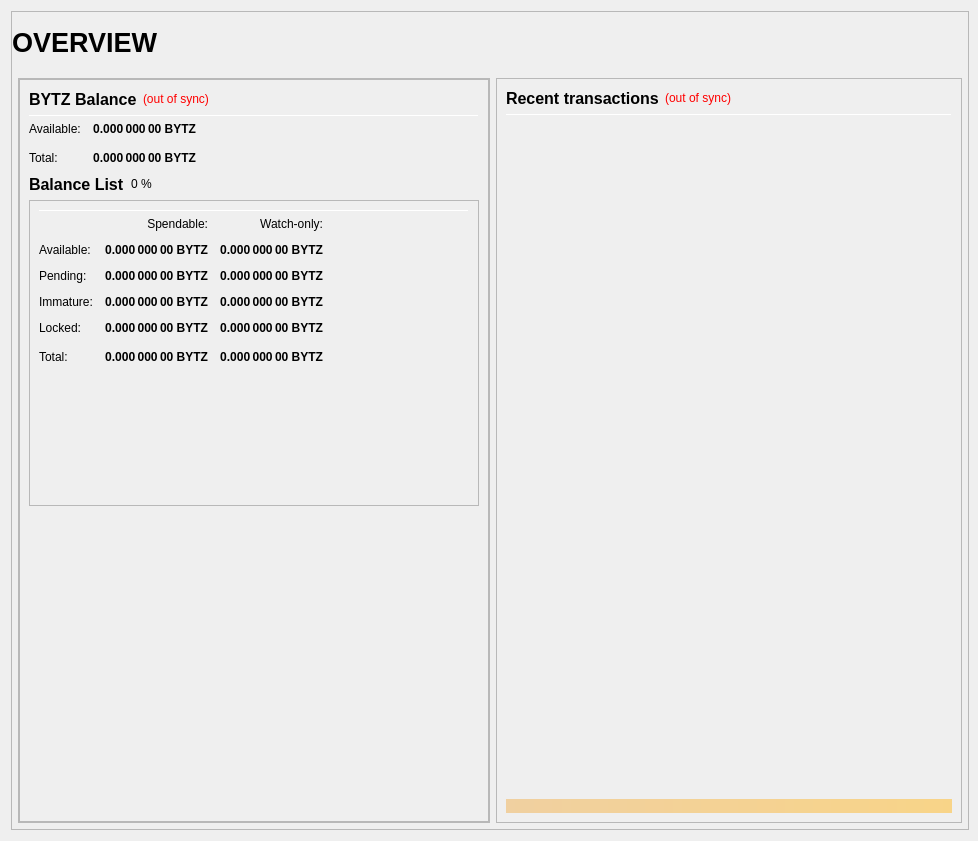
<?xml version="1.0" encoding="UTF-8"?>
<ui version="4.0">
 <class>OverviewPage</class>
 <widget class="QWidget" name="OverviewPage">
  <property name="geometry">
   <rect>
    <x>0</x>
    <y>0</y>
    <width>978</width>
    <height>841</height>
   </rect>
  </property>
  <property name="minimumSize">
   <size>
    <width>960</width>
    <height>682</height>
   </size>
  </property>
  <property name="windowTitle">
   <string>Form</string>
  </property>
  <layout class="QVBoxLayout" name="topLayout" stretch="1">
   <property name="rightMargin">
    <number>9</number>
   </property>
   <item>
    <widget class="QFrame" name="frame_BG">
     <property name="minimumSize">
      <size>
       <width>850</width>
       <height>610</height>
      </size>
     </property>
     <property name="maximumSize">
      <size>
       <width>16777215</width>
       <height>16777215</height>
      </size>
     </property>
     <property name="frameShape">
      <enum>QFrame::StyledPanel</enum>
     </property>
     <property name="frameShadow">
      <enum>QFrame::Raised</enum>
     </property>
     <layout class="QVBoxLayout" name="verticalLayout_3" stretch="1">
      <property name="leftMargin">
       <number>0</number>
      </property>
      <property name="topMargin">
       <number>0</number>
      </property>
      <property name="rightMargin">
       <number>0</number>
      </property>
      <property name="bottomMargin">
       <number>6</number>
      </property>
      <item>
       <layout class="QVBoxLayout" name="verticalLayout_Master" stretch="0,1">
        <property name="leftMargin">
         <number>0</number>
        </property>
        <property name="topMargin">
         <number>0</number>
        </property>
        <property name="rightMargin">
         <number>0</number>
        </property>
        <property name="bottomMargin">
         <number>0</number>
        </property>
        <item>
         <widget class="QFrame" name="frame_Header">
          <layout class="QVBoxLayout" name="verticalLayout_Header" stretch="0">
           <property name="leftMargin">
            <number>0</number>
           </property>
           <property name="topMargin">
            <number>0</number>
           </property>
           <property name="rightMargin">
            <number>0</number>
           </property>
           <property name="bottomMargin">
            <number>0</number>
           </property>
           <item>
            <layout class="QHBoxLayout" name="horizontalLayout_Header" stretch="1,0,1">
             <property name="spacing">
              <number>6</number>
             </property>
             <item>
              <widget class="QLabel" name="labelOverviewHeaderLeft">
               <property name="minimumSize">
                <size>
                 <width>464</width>
                 <height>60</height>
                </size>
               </property>
               <property name="maximumSize">
                <size>
                 <width>16777215</width>
                 <height>60</height>
                </size>
               </property>
               <property name="font">
                <font>
                 <pointsize>20</pointsize>
                 <weight>75</weight>
                 <bold>true</bold>
                </font>
               </property>
               <property name="text">
                <string>OVERVIEW</string>
               </property>
               <property name="alignment">
                <set>Qt::AlignLeading|Qt::AlignLeft|Qt::AlignVCenter</set>
               </property>
              </widget>
             </item>
             <item>
              <spacer name="horizontalSpacer_Header">
               <property name="orientation">
                <enum>Qt::Horizontal</enum>
               </property>
               <property name="sizeHint" stdset="0">
                <size>
                 <width>40</width>
                 <height>20</height>
                </size>
               </property>
              </spacer>
             </item>
             <item>
              <widget class="QLabel" name="labelOverviewHeaderRight">
               <property name="minimumSize">
                <size>
                 <width>464</width>
                 <height>60</height>
                </size>
               </property>
               <property name="maximumSize">
                <size>
                 <width>16777215</width>
                 <height>60</height>
                </size>
               </property>
               <property name="font">
                <font>
                 <pointsize>14</pointsize>
                </font>
               </property>
               <property name="text">
                <string/>
               </property>
               <property name="alignment">
                <set>Qt::AlignRight|Qt::AlignTrailing|Qt::AlignVCenter</set>
               </property>
              </widget>
             </item>
            </layout>
           </item>
          </layout>
         </widget>
        </item>
        <item>
         <widget class="QFrame" name="frame_Content">
          <layout class="QVBoxLayout" name="verticalLayout_Content">
           <property name="leftMargin">
            <number>6</number>
           </property>
           <property name="topMargin">
            <number>0</number>
           </property>
           <property name="rightMargin">
            <number>6</number>
           </property>
           <property name="bottomMargin">
            <number>0</number>
           </property>
           <item>
            <layout class="QHBoxLayout" name="horizontalLayout_Content" stretch="1,1">
             <property name="spacing">
              <number>6</number>
             </property>
             <item>
              <layout class="QVBoxLayout" name="verticalLayout_left" stretch="1">
               <item>
                <widget class="QFrame" name="frameObfuscation">
                 <property name="minimumSize">
                  <size>
                   <width>0</width>
                   <height>0</height>
                  </size>
                 </property>
                 <property name="frameShape">
                  <enum>QFrame::StyledPanel</enum>
                 </property>
                 <property name="frameShadow">
                  <enum>QFrame::Raised</enum>
                 </property>
                 <layout class="QVBoxLayout" name="verticalLayout" stretch="0">
                  <property name="leftMargin">
                   <number>0</number>
                  </property>
                  <property name="topMargin">
                   <number>0</number>
                  </property>
                  <property name="rightMargin">
                   <number>0</number>
                  </property>
                  <property name="bottomMargin">
                   <number>0</number>
                  </property>
                  <item>
                   <widget class="QFrame" name="frame_CombinedBalances">
                    <property name="minimumSize">
                     <size>
                      <width>470</width>
                      <height>0</height>
                     </size>
                    </property>
                    <property name="frameShape">
                     <enum>QFrame::StyledPanel</enum>
                    </property>
                    <property name="frameShadow">
                     <enum>QFrame::Raised</enum>
                    </property>
                    <layout class="QVBoxLayout" name="verticalLayout_5">
                     <item>
                      <layout class="QHBoxLayout" name="horizontalLayout_5" stretch="0,0,0">
                       <item>
                        <widget class="QLabel" name="label_5z">
                         <property name="minimumSize">
                          <size>
                           <width>0</width>
                           <height>20</height>
                          </size>
                         </property>
                         <property name="font">
                          <font>
                           <pointsize>12</pointsize>
                           <weight>75</weight>
                           <bold>true</bold>
                          </font>
                         </property>
                         <property name="toolTip">
                          <string>Combined Balance (including unconfirmed and immature coins)</string>
                         </property>
                         <property name="text">
                          <string>BYTZ Balance</string>
                         </property>
                        </widget>
                       </item>
                       <item>
                        <widget class="QLabel" name="labelWalletStatus">
                         <property name="cursor">
                          <cursorShape>WhatsThisCursor</cursorShape>
                         </property>
                         <property name="toolTip">
                          <string>The displayed information may be out of date. Your wallet automatically synchronizes with the BYTZ network after a connection is established, but this process has not completed yet.</string>
                         </property>
                         <property name="styleSheet">
                          <string notr="true">QLabel { color: red; }</string>
                         </property>
                         <property name="text">
                          <string notr="true">(out of sync)</string>
                         </property>
                         <property name="alignment">
                          <set>Qt::AlignLeading|Qt::AlignLeft|Qt::AlignVCenter</set>
                         </property>
                        </widget>
                       </item>
                       <item>
                        <spacer name="horizontalSpacer_1">
                         <property name="orientation">
                          <enum>Qt::Horizontal</enum>
                         </property>
                         <property name="sizeHint" stdset="0">
                          <size>
                           <width>40</width>
                           <height>20</height>
                          </size>
                         </property>
                        </spacer>
                       </item>
                      </layout>
                     </item>
                     <item>
                      <widget class="Line" name="line_CombinedBalance">
                       <property name="minimumSize">
                        <size>
                         <width>0</width>
                         <height>1</height>
                        </size>
                       </property>
                       <property name="maximumSize">
                        <size>
                         <width>16777215</width>
                         <height>1</height>
                        </size>
                       </property>
                       <property name="orientation">
                        <enum>Qt::Horizontal</enum>
                       </property>
                      </widget>
                     </item>
                     <item>
                      <layout class="QGridLayout" name="gridLayout_3">
                       <property name="spacing">
                        <number>12</number>
                       </property>
                       <item row="1" column="0">
                        <widget class="QLabel" name="labelBalanceTextz">
                         <property name="text">
                          <string>Available:</string>
                         </property>
                        </widget>
                       </item>
                       <item row="1" column="1">
                        <widget class="QLabel" name="labelBalancez">
                         <property name="font">
                          <font>
                           <weight>75</weight>
                           <bold>true</bold>
                          </font>
                         </property>
                         <property name="cursor">
                          <cursorShape>IBeamCursor</cursorShape>
                         </property>
                         <property name="toolTip">
                          <string>Your current spendable balance</string>
                         </property>
                         <property name="text">
                          <string notr="true">0.000 000 00 BYTZ</string>
                         </property>
                         <property name="alignment">
                          <set>Qt::AlignRight|Qt::AlignTrailing|Qt::AlignVCenter</set>
                         </property>
                         <property name="textInteractionFlags">
                          <set>Qt::LinksAccessibleByMouse|Qt::TextSelectableByKeyboard|Qt::TextSelectableByMouse</set>
                         </property>
                        </widget>
                       </item>
                       <item row="2" column="0">
                        <widget class="QLabel" name="labelTotalTextz">
                         <property name="text">
                          <string>Total:</string>
                         </property>
                        </widget>
                       </item>
                       <item row="2" column="1">
                        <widget class="QLabel" name="labelTotalz">
                         <property name="font">
                          <font>
                           <weight>75</weight>
                           <bold>true</bold>
                          </font>
                         </property>
                         <property name="cursor">
                          <cursorShape>IBeamCursor</cursorShape>
                         </property>
                         <property name="toolTip">
                          <string>Total Balance, including all unavailable coins.</string>
                         </property>
                         <property name="text">
                          <string notr="true">0.000 000 00 BYTZ</string>
                         </property>
                         <property name="alignment">
                          <set>Qt::AlignRight|Qt::AlignTrailing|Qt::AlignVCenter</set>
                         </property>
                         <property name="textInteractionFlags">
                          <set>Qt::LinksAccessibleByMouse|Qt::TextSelectableByKeyboard|Qt::TextSelectableByMouse</set>
                         </property>
                        </widget>
                       </item>
                       <item row="2" column="3">
                        <spacer name="horizontalSpacer_2">
                         <property name="orientation">
                          <enum>Qt::Horizontal</enum>
                         </property>
                         <property name="sizeHint" stdset="0">
                          <size>
                           <width>40</width>
                           <height>20</height>
                          </size>
                         </property>
                        </spacer>
                       </item>
                      </layout>
                     </item>
                     <item>
                      <layout class="QHBoxLayout" name="horizontalLayout_4">
                       <item>
                        <widget class="QLabel" name="label_5">
                         <property name="minimumSize">
                          <size>
                           <width>0</width>
                           <height>20</height>
                          </size>
                         </property>
                         <property name="font">
                          <font>
                           <pointsize>12</pointsize>
                           <weight>75</weight>
                           <bold>true</bold>
                          </font>
                         </property>
                         <property name="text">
                          <string>Balance List</string>
                         </property>
                        </widget>
                       </item>
                       <item>
                        <widget class="QLabel" name="labelBYTZPercent">
                         <property name="text">
                          <string notr="true">0 %</string>
                         </property>
                        </widget>
                       </item>
                       <item>
                        <spacer name="horizontalSpacer_3">
                         <property name="orientation">
                          <enum>Qt::Horizontal</enum>
                         </property>
                         <property name="sizeHint" stdset="0">
                          <size>
                           <width>40</width>
                           <height>20</height>
                          </size>
                         </property>
                        </spacer>
                       </item>
                      </layout>
                     </item>
                     <item>
                      <widget class="QFrame" name="frame_Balances">
                       <property name="frameShape">
                        <enum>QFrame::StyledPanel</enum>
                       </property>
                       <property name="frameShadow">
                        <enum>QFrame::Raised</enum>
                       </property>
                       <layout class="QVBoxLayout" name="verticalLayout_4">
                        <item>
                         <widget class="Line" name="line_Balance">
                          <property name="minimumSize">
                           <size>
                            <width>0</width>
                            <height>1</height>
                           </size>
                          </property>
                          <property name="maximumSize">
                           <size>
                            <width>16777215</width>
                            <height>1</height>
                           </size>
                          </property>
                          <property name="orientation">
                           <enum>Qt::Horizontal</enum>
                          </property>
                         </widget>
                        </item>
                        <item>
                         <layout class="QGridLayout" name="gridLayout">
                          <property name="spacing">
                           <number>12</number>
                          </property>
                          <item row="0" column="1">
                           <widget class="QLabel" name="labelSpendable">
                            <property name="text">
                             <string>Spendable:</string>
                            </property>
                            <property name="alignment">
                             <set>Qt::AlignRight|Qt::AlignTrailing|Qt::AlignVCenter</set>
                            </property>
                           </widget>
                          </item>
                          <item row="0" column="2">
                           <widget class="QLabel" name="labelWatchonly">
                            <property name="text">
                             <string>Watch-only:</string>
                            </property>
                            <property name="alignment">
                             <set>Qt::AlignRight|Qt::AlignTrailing|Qt::AlignVCenter</set>
                            </property>
                           </widget>
                          </item>
                          <item row="1" column="0">
                           <widget class="QLabel" name="labelBalanceText">
                            <property name="text">
                             <string>Available:</string>
                            </property>
                           </widget>
                          </item>
                          <item row="1" column="1">
                           <widget class="QLabel" name="labelBalance">
                            <property name="font">
                             <font>
                              <weight>75</weight>
                              <bold>true</bold>
                             </font>
                            </property>
                            <property name="cursor">
                             <cursorShape>IBeamCursor</cursorShape>
                            </property>
                            <property name="toolTip">
                             <string>Your current spendable balance</string>
                            </property>
                            <property name="text">
                             <string notr="true">0.000 000 00 BYTZ</string>
                            </property>
                            <property name="alignment">
                             <set>Qt::AlignRight|Qt::AlignTrailing|Qt::AlignVCenter</set>
                            </property>
                            <property name="textInteractionFlags">
                             <set>Qt::LinksAccessibleByMouse|Qt::TextSelectableByKeyboard|Qt::TextSelectableByMouse</set>
                            </property>
                           </widget>
                          </item>
                          <item row="1" column="2">
                           <widget class="QLabel" name="labelWatchAvailable">
                            <property name="font">
                             <font>
                              <weight>75</weight>
                              <bold>true</bold>
                             </font>
                            </property>
                            <property name="cursor">
                             <cursorShape>IBeamCursor</cursorShape>
                            </property>
                            <property name="toolTip">
                             <string>Your current balance in watch-only addresses</string>
                            </property>
                            <property name="text">
                             <string notr="true">0.000 000 00 BYTZ</string>
                            </property>
                            <property name="alignment">
                             <set>Qt::AlignRight|Qt::AlignTrailing|Qt::AlignVCenter</set>
                            </property>
                            <property name="textInteractionFlags">
                             <set>Qt::LinksAccessibleByMouse|Qt::TextSelectableByKeyboard|Qt::TextSelectableByMouse</set>
                            </property>
                           </widget>
                          </item>
                          <item row="2" column="0">
                           <widget class="QLabel" name="labelPendingText">
                            <property name="text">
                             <string>Pending:</string>
                            </property>
                           </widget>
                          </item>
                          <item row="2" column="1">
                           <widget class="QLabel" name="labelUnconfirmed">
                            <property name="font">
                             <font>
                              <weight>75</weight>
                              <bold>true</bold>
                             </font>
                            </property>
                            <property name="cursor">
                             <cursorShape>IBeamCursor</cursorShape>
                            </property>
                            <property name="toolTip">
                             <string>Total of transactions that have yet to be confirmed, and do not yet count toward the spendable balance</string>
                            </property>
                            <property name="text">
                             <string notr="true">0.000 000 00 BYTZ</string>
                            </property>
                            <property name="alignment">
                             <set>Qt::AlignRight|Qt::AlignTrailing|Qt::AlignVCenter</set>
                            </property>
                            <property name="textInteractionFlags">
                             <set>Qt::LinksAccessibleByMouse|Qt::TextSelectableByKeyboard|Qt::TextSelectableByMouse</set>
                            </property>
                           </widget>
                          </item>
                          <item row="2" column="2">
                           <widget class="QLabel" name="labelWatchPending">
                            <property name="font">
                             <font>
                              <weight>75</weight>
                              <bold>true</bold>
                             </font>
                            </property>
                            <property name="cursor">
                             <cursorShape>IBeamCursor</cursorShape>
                            </property>
                            <property name="toolTip">
                             <string>Unconfirmed transactions to watch-only addresses</string>
                            </property>
                            <property name="text">
                             <string notr="true">0.000 000 00 BYTZ</string>
                            </property>
                            <property name="alignment">
                             <set>Qt::AlignRight|Qt::AlignTrailing|Qt::AlignVCenter</set>
                            </property>
                            <property name="textInteractionFlags">
                             <set>Qt::LinksAccessibleByMouse|Qt::TextSelectableByKeyboard|Qt::TextSelectableByMouse</set>
                            </property>
                           </widget>
                          </item>
                          <item row="3" column="0">
                           <widget class="QLabel" name="labelImmatureText">
                            <property name="text">
                             <string>Immature:</string>
                            </property>
                           </widget>
                          </item>
                          <item row="3" column="1">
                           <widget class="QLabel" name="labelImmature">
                            <property name="font">
                             <font>
                              <weight>75</weight>
                              <bold>true</bold>
                             </font>
                            </property>
                            <property name="cursor">
                             <cursorShape>IBeamCursor</cursorShape>
                            </property>
                            <property name="toolTip">
                             <string>Staked or masternode rewards that has not yet matured</string>
                            </property>
                            <property name="text">
                             <string notr="true">0.000 000 00 BYTZ</string>
                            </property>
                            <property name="alignment">
                             <set>Qt::AlignRight|Qt::AlignTrailing|Qt::AlignVCenter</set>
                            </property>
                            <property name="textInteractionFlags">
                             <set>Qt::LinksAccessibleByMouse|Qt::TextSelectableByKeyboard|Qt::TextSelectableByMouse</set>
                            </property>
                           </widget>
                          </item>
                          <item row="3" column="2">
                           <widget class="QLabel" name="labelWatchImmature">
                            <property name="font">
                             <font>
                              <weight>75</weight>
                              <bold>true</bold>
                             </font>
                            </property>
                            <property name="cursor">
                             <cursorShape>IBeamCursor</cursorShape>
                            </property>
                            <property name="toolTip">
                             <string>Staked or masternode rewards in watch-only addresses that has not yet matured</string>
                            </property>
                            <property name="text">
                             <string notr="true">0.000 000 00 BYTZ</string>
                            </property>
                            <property name="alignment">
                             <set>Qt::AlignRight|Qt::AlignTrailing|Qt::AlignVCenter</set>
                            </property>
                            <property name="textInteractionFlags">
                             <set>Qt::LinksAccessibleByMouse|Qt::TextSelectableByKeyboard|Qt::TextSelectableByMouse</set>
                            </property>
                           </widget>
                          </item>
                          <item row="4" column="0">
                           <widget class="QLabel" name="labelLockedBalanceText">
                            <property name="toolTip">
                             <string>Locked BYTZ or Masternode collaterals. These are excluded from zBYTZ minting.</string>
                            </property>
                            <property name="text">
                             <string>Locked:</string>
                            </property>
                           </widget>
                          </item>
                          <item row="4" column="1">
                           <widget class="QLabel" name="labelLockedBalance">
                            <property name="font">
                             <font>
                              <weight>75</weight>
                              <bold>true</bold>
                             </font>
                            </property>
                            <property name="cursor">
                             <cursorShape>IBeamCursor</cursorShape>
                            </property>
                            <property name="toolTip">
                             <string>Locked BYTZ or Masternode collaterals. These are excluded from zBYTZ minting.</string>
                            </property>
                            <property name="text">
                             <string notr="true">0.000 000 00 BYTZ</string>
                            </property>
                            <property name="alignment">
                             <set>Qt::AlignRight|Qt::AlignTrailing|Qt::AlignVCenter</set>
                            </property>
                            <property name="textInteractionFlags">
                             <set>Qt::LinksAccessibleByMouse|Qt::TextSelectableByKeyboard|Qt::TextSelectableByMouse</set>
                            </property>
                           </widget>
                          </item>
                          <item row="4" column="2">
                           <widget class="QLabel" name="labelWatchLocked">
                            <property name="font">
                             <font>
                              <weight>75</weight>
                              <bold>true</bold>
                             </font>
                            </property>
                            <property name="cursor">
                             <cursorShape>IBeamCursor</cursorShape>
                            </property>
                            <property name="toolTip">
                             <string>Current locked balance in watch-only addresses</string>
                            </property>
                            <property name="text">
                             <string notr="true">0.000 000 00 BYTZ</string>
                            </property>
                            <property name="alignment">
                             <set>Qt::AlignRight|Qt::AlignTrailing|Qt::AlignVCenter</set>
                            </property>
                            <property name="textInteractionFlags">
                             <set>Qt::LinksAccessibleByMouse|Qt::TextSelectableByKeyboard|Qt::TextSelectableByMouse</set>
                            </property>
                           </widget>
                          </item>
                          <item row="5" column="0">
                           <widget class="QLabel" name="labelTotalText">
                            <property name="toolTip">
                             <string>Your current BYTZ balance, unconfirmed and immature transactions included</string>
                            </property>
                            <property name="text">
                             <string>Total:</string>
                            </property>
                           </widget>
                          </item>
                          <item row="5" column="1">
                           <widget class="QLabel" name="labelTotal">
                            <property name="font">
                             <font>
                              <weight>75</weight>
                              <bold>true</bold>
                             </font>
                            </property>
                            <property name="cursor">
                             <cursorShape>IBeamCursor</cursorShape>
                            </property>
                            <property name="toolTip">
                             <string>Your current BYTZ balance, unconfirmed and immature transactions included</string>
                            </property>
                            <property name="text">
                             <string notr="true">0.000 000 00 BYTZ</string>
                            </property>
                            <property name="alignment">
                             <set>Qt::AlignRight|Qt::AlignTrailing|Qt::AlignVCenter</set>
                            </property>
                            <property name="textInteractionFlags">
                             <set>Qt::LinksAccessibleByMouse|Qt::TextSelectableByKeyboard|Qt::TextSelectableByMouse</set>
                            </property>
                           </widget>
                          </item>
                          <item row="5" column="2">
                           <widget class="QLabel" name="labelWatchTotal">
                            <property name="font">
                             <font>
                              <weight>75</weight>
                              <bold>true</bold>
                             </font>
                            </property>
                            <property name="cursor">
                             <cursorShape>IBeamCursor</cursorShape>
                            </property>
                            <property name="toolTip">
                             <string>Current total balance in watch-only addresses</string>
                            </property>
                            <property name="text">
                             <string notr="true">0.000 000 00 BYTZ</string>
                            </property>
                            <property name="alignment">
                             <set>Qt::AlignRight|Qt::AlignTrailing|Qt::AlignVCenter</set>
                            </property>
                            <property name="textInteractionFlags">
                             <set>Qt::LinksAccessibleByMouse|Qt::TextSelectableByKeyboard|Qt::TextSelectableByMouse</set>
                            </property>
                           </widget>
                          </item>
                          <item row="5" column="3">
                           <spacer name="horizontalSpacer_9">
                            <property name="orientation">
                             <enum>Qt::Horizontal</enum>
                            </property>
                            <property name="sizeHint" stdset="0">
                             <size>
                              <width>40</width>
                              <height>20</height>
                             </size>
                            </property>
                           </spacer>
                          </item>
                         </layout>
                        </item>
                        <item>
                         <spacer name="verticalSpacer_3">
                          <property name="orientation">
                           <enum>Qt::Vertical</enum>
                          </property>
                          <property name="sizeHint" stdset="0">
                           <size>
                            <width>20</width>
                            <height>40</height>
                           </size>
                          </property>
                         </spacer>
                        </item>
                       </layout>
                      </widget>
                     </item>
                     <item>
                      <spacer name="verticalSpacer_1">
                       <property name="orientation">
                        <enum>Qt::Vertical</enum>
                       </property>
                       <property name="sizeHint" stdset="0">
                        <size>
                         <width>20</width>
                         <height>40</height>
                        </size>
                       </property>
                      </spacer>
                     </item>
                    </layout>
                   </widget>
                  </item>
                 </layout>
                </widget>
               </item>
              </layout>
             </item>
             <item>
              <layout class="QVBoxLayout" name="verticalLayout_right" stretch="1">
               <item>
                <widget class="QFrame" name="frame_RecentTransactions">
                 <property name="minimumSize">
                  <size>
                   <width>0</width>
                   <height>0</height>
                  </size>
                 </property>
                 <property name="frameShape">
                  <enum>QFrame::StyledPanel</enum>
                 </property>
                 <property name="frameShadow">
                  <enum>QFrame::Raised</enum>
                 </property>
                 <layout class="QVBoxLayout" name="verticalLayout_1" stretch="0,0,0,0,0">
                  <item>
                   <layout class="QHBoxLayout" name="horizontalLayout_2">
                    <item>
                     <widget class="QLabel" name="label_4">
                      <property name="minimumSize">
                       <size>
                        <width>0</width>
                        <height>20</height>
                       </size>
                      </property>
                      <property name="font">
                       <font>
                        <pointsize>12</pointsize>
                        <weight>75</weight>
                        <bold>true</bold>
                       </font>
                      </property>
                      <property name="text">
                       <string>Recent transactions</string>
                      </property>
                     </widget>
                    </item>
                    <item>
                     <widget class="QLabel" name="labelTransactionsStatus">
                      <property name="cursor">
                       <cursorShape>WhatsThisCursor</cursorShape>
                      </property>
                      <property name="toolTip">
                       <string>The displayed information may be out of date. Your wallet automatically synchronizes with the BYTZ network after a connection is established, but this process has not completed yet.</string>
                      </property>
                      <property name="styleSheet">
                       <string notr="true">QLabel { color: red; }</string>
                      </property>
                      <property name="text">
                       <string notr="true">(out of sync)</string>
                      </property>
                      <property name="alignment">
                       <set>Qt::AlignRight|Qt::AlignTrailing|Qt::AlignVCenter</set>
                      </property>
                     </widget>
                    </item>
                    <item>
                     <spacer name="horizontalSpacer">
                      <property name="orientation">
                       <enum>Qt::Horizontal</enum>
                      </property>
                      <property name="sizeHint" stdset="0">
                       <size>
                        <width>40</width>
                        <height>20</height>
                       </size>
                      </property>
                     </spacer>
                    </item>
                   </layout>
                  </item>
                  <item>
                   <widget class="Line" name="line">
                    <property name="minimumSize">
                     <size>
                      <width>0</width>
                      <height>1</height>
                     </size>
                    </property>
                    <property name="maximumSize">
                     <size>
                      <width>16777215</width>
                      <height>1</height>
                     </size>
                    </property>
                    <property name="orientation">
                     <enum>Qt::Horizontal</enum>
                    </property>
                   </widget>
                  </item>
                  <item>
                   <widget class="QListView" name="listTransactions">
                    <property name="minimumSize">
                     <size>
                      <width>0</width>
                      <height>0</height>
                     </size>
                    </property>
                    <property name="styleSheet">
                     <string notr="true">QListView { background: transparent; }</string>
                    </property>
                    <property name="frameShape">
                     <enum>QFrame::NoFrame</enum>
                    </property>
                    <property name="verticalScrollBarPolicy">
                     <enum>Qt::ScrollBarAlwaysOff</enum>
                    </property>
                    <property name="horizontalScrollBarPolicy">
                     <enum>Qt::ScrollBarAlwaysOff</enum>
                    </property>
                    <property name="selectionMode">
                     <enum>QAbstractItemView::NoSelection</enum>
                    </property>
                   </widget>
                  </item>
                  <item>
                   <spacer name="verticalSpacer_2">
                    <property name="orientation">
                     <enum>Qt::Vertical</enum>
                    </property>
                    <property name="sizeType">
                     <enum>QSizePolicy::Expanding</enum>
                    </property>
                    <property name="sizeHint" stdset="0">
                     <size>
                      <width>20</width>
                      <height>40</height>
                     </size>
                    </property>
                   </spacer>
                  </item>
                  <item>
                   <widget class="QLabel" name="labelAlerts">
                    <property name="maximumSize">
                     <size>
                      <width>16777215</width>
                      <height>16777215</height>
                     </size>
                    </property>
                    <property name="styleSheet">
                     <string notr="true">background-color: qlineargradient(x1: 0, y1: 0, x2: 1, y2: 0, stop:0 #F0D0A0, stop:1 #F8D488); color:#000000;</string>
                    </property>
                    <property name="text">
                     <string/>
                    </property>
                    <property name="wordWrap">
                     <bool>true</bool>
                    </property>
                    <property name="margin">
                     <number>3</number>
                    </property>
                   </widget>
                  </item>
                 </layout>
                </widget>
               </item>
              </layout>
             </item>
            </layout>
           </item>
          </layout>
         </widget>
        </item>
       </layout>
      </item>
     </layout>
    </widget>
   </item>
  </layout>
 </widget>
 <resources/>
 <connections/>
</ui>
